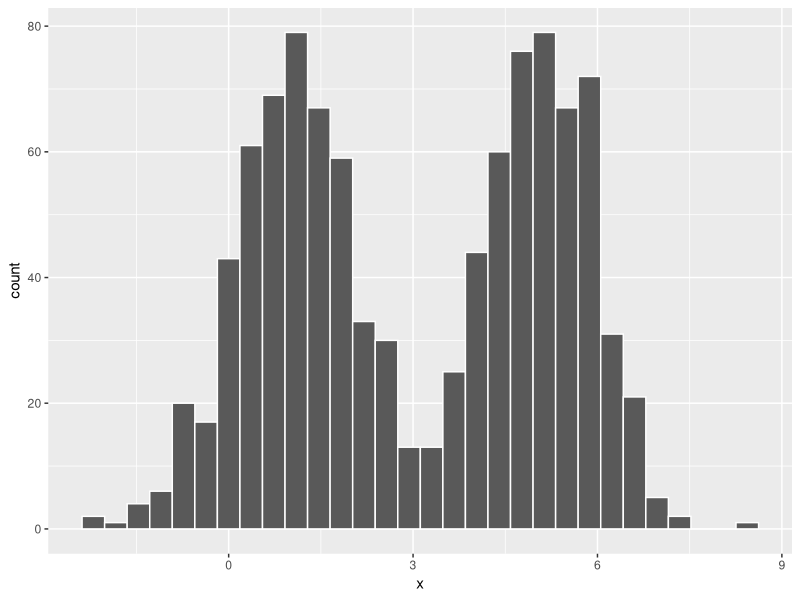
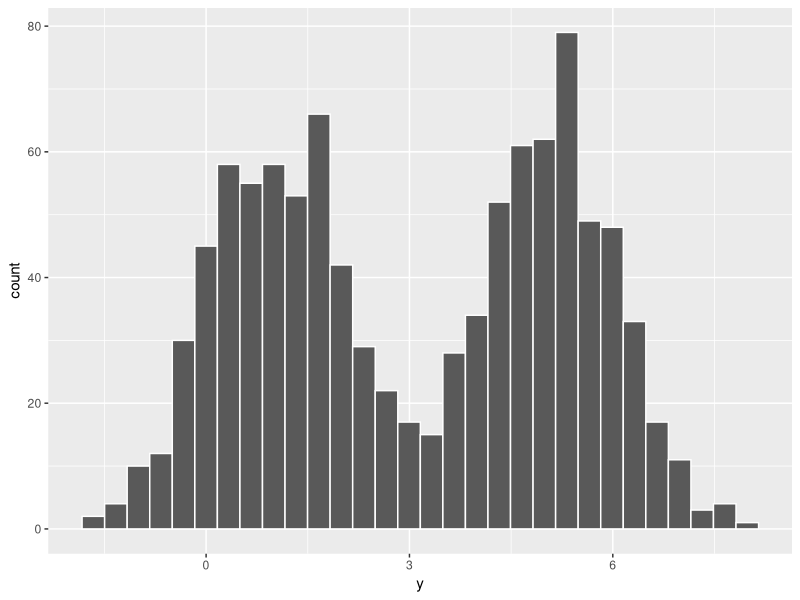

Reproduce these figures in R, in order.


## https://smorbieu.gitlab.io/generate-datasets-to-understand-some-clustering-algorithms-behavior/

library(mvtnorm)
library(ggplot2)
library(dplyr)

bigger_font <- function() {
    theme(text = element_text(size = 15))
}

gen_gauss_data <- function(n, center, sigma, label) {
    dta <- mvtnorm::rmvnorm(n, mean = center, sigma = sigma)
    dta <- data.frame(dta)
    names(dta) <- c("x", "y")
    dta$class <- factor(label)
    dta
}

dataset1 <- rbind(
    gen_gauss_data(500, c(5, 5), sigma = matrix(c(1, 0, 0, 1), nrow = 2), 1),
    gen_gauss_data(500, c(1, 1), sigma = matrix(c(1, 0, 0, 1), nrow = 2), 2)
)

dataset1$name <- "1 - Mixture of Gaussians"

ggplot(dataset1, aes(x)) + geom_histogram(color = "white")
ggplot(dataset1, aes(y)) + geom_histogram(color = "white")

mixture_gaussian_equal_size <- dataset1 %>%
    ggplot(aes(x, y, shape = class, color = class)) +
    geom_point(size = 3) +
    coord_fixed() +
    labs(title = "Mixture of Gaussians Equal Size") +
    scale_shape_manual(values = c(2, 3)) +
    bigger_font()

## ggsave(filename = "mixture_gaussian_equal_size.pdf", mixture_gaussian_equal_size)

dataset2 <- rbind(
    gen_gauss_data(2000, c(5, 5), sigma = matrix(c(3, 0, 0, 3), nrow = 2), 1),
    gen_gauss_data(50, c(1, 1), sigma = matrix(c(0.1, 0, 0, 0.1), nrow = 2), 2)
)

dataset2$name <- "2 - Different sizes"

mixture_gaussian_diff_size <- dataset2 %>%
    ggplot(aes(x, y, shape = class, color = class)) +
    geom_point(size = 3) +
    coord_fixed() +
    labs(title = "Mixture of Gaussians Different Size") +
    scale_shape_manual(values = c(2, 3)) +
    bigger_font()

## ggsave(filename = "mixture_gaussian_diff_size.pdf", mixture_gaussian_diff_size)
